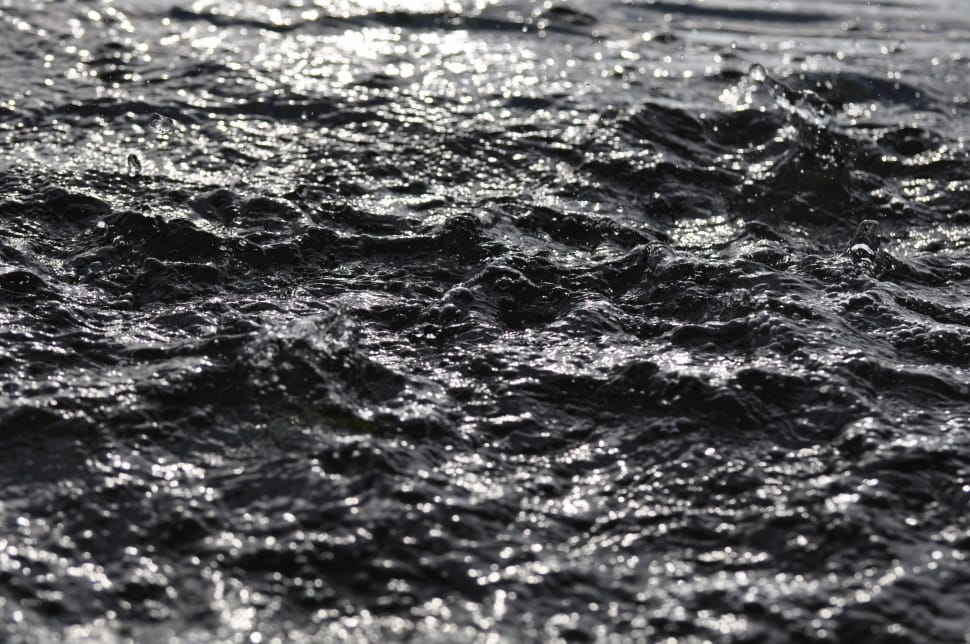
#> input picture media/images/choppy.jpg, 970 x 644 px; its folder holds only this picture in this run
$ python parse_image_to_wav.py ../../media/images/choppy.jpg   (older library calls are emulated)
#> lines starting #> are read from the running program, lines starting #| are printed output that depends on the picture
import struct
import numpy as np
import sys
import math
import hilbert
from scipy.io import wavfile
import skimage
from skimage import data, color, io, filters, util
from skimage.transform import rescale, resize
from matplotlib import pyplot as plt

samplerate = 44100.0
maxlength = 8 # in seconds

"""
what can we do to make this more interesting?

Traverse the picture in different ways
what other metadata can we get from a picture?

##### TODO:
add filters in xcode
write report
build web interface for impulse creator?

"""
def sectosam(sec):
    global samplerate
    return int(sec * samplerate)

def samtosec(sam):
    global samplerate
    return sam / samplerate

def showImage(im):
    io.imshow(im)
    plt.show()

maxp = int(math.log(sectosam(maxlength), 4))
max_square_side = math.sqrt(int(math.pow(4, maxp)))

file = sys.argv[1]
name = file[:-4]
fp = '../../media/images/' + file

def loadAndSmoothImage(fp):
    print("Smoothing image...")
    im = io.imread(fp, as_grey=True)
#> im: shape (644, 970) float64; min 0, max 1, mean 0.354
    im = filters.gaussian(im)
    im = im.astype(np.float32)
#> in checkForLength, `im = rescale(im, math.sqrt(1.0/float(how_many_times)), mode='constant')`:
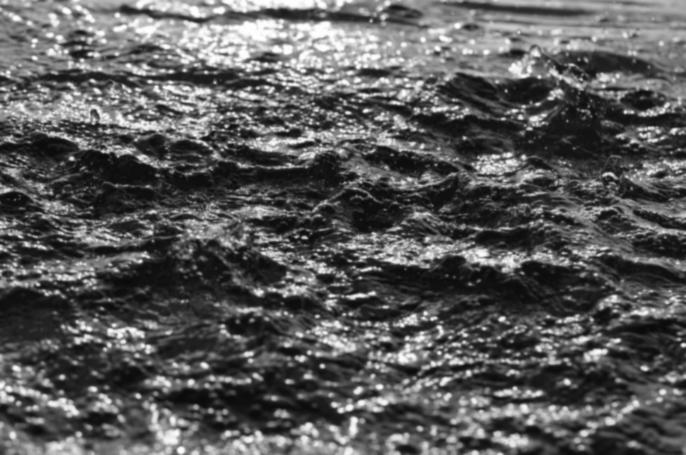
#> im: shape (455, 686) float32; min 0.0368, max 0.999, mean 0.354
    return im

def normalizeImage(im):
    print("Normalizing image...")
    peakIndexTuple = np.unravel_index(np.argmax(im), im.shape)
#> peakIndexTuple = (28, 319)
    xind = peakIndexTuple[0]
#> xind = 28
    yind = peakIndexTuple[1]
#> yind = 319
    max  = im [xind][yind]
#> max = 0.999
    im = (im * 2 / max) - 1
    im *= 0.866
    im = im.astype(np.float32)
    return im

# [11 lines left out: function checkPosNegBalance, not called in this run]

def checkForLength(im, hil=False):
    print("Checking if the image needs to be resized...")
    if(hil):
        print("Creating Hilbert appropriate image...")
        if(imgIsSquare(im)==False):
            im = makeImgSquare(im)
        if im.shape[0]>max_square_side:
            ratio = max_square_side/im.shape[0]
            im = rescale(im, ratio, mode='constant')
    else:
        total = im.shape[0] * im.shape[1] # currently the total samples
        length = samtosec(total)
        if length>maxlength:
            how_many_times = math.ceil(length/maxlength)
            im = rescale(im, math.sqrt(1.0/float(how_many_times)), mode='constant')
    return im


# [61 lines left out: functions applyRationalEnvDecay, applyExpEnvDecay, imgIsSquare, makeImgSquare, hilbertTraversal, not called in this run]


orig = loadAndSmoothImage(fp)
r = orig
r = checkForLength(r)

r = normalizeImage(r)
# [6 lines of commented-out code are left out]
"""

#probably the best combo so far

r = applyExpEnvDecay(r, 0)

r = applyRationalEnvDecay(r, 0.2)
"""
r = r.flatten()
# r = applyExpEnvDecay(r, 0)
#
# r = applyRationalEnvDecay(r, 0.2)
if (len(r.shape)==1):
    # duplicate channel
    r = np.array([r, r])
outpath = "../../media/IR/"+name+ ".wav"
# make the write stereo!
wavfile.write(outpath, int(samplerate), r.T)
print("Image parsed successfully!")

$ run again, on media/images/surface.jpg
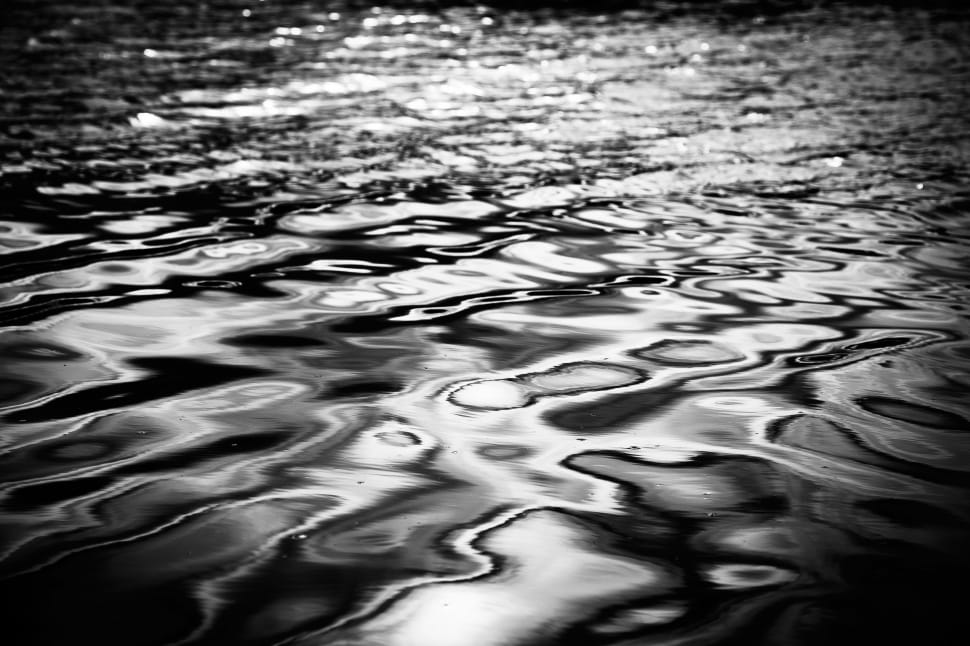
#> input picture media/images/surface.jpg, 970 x 646 px
#> in loadAndSmoothImage, im is the input picture: shape (646, 970) float64; min 0, max 1, mean 0.409
#> in checkForLength, `im = rescale(im, math.sqrt(1.0/float(how_many_times)), mode='constant')`:
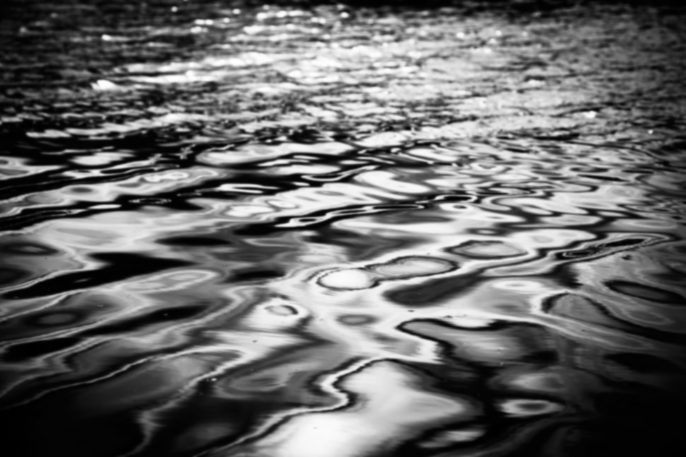
#> im: shape (457, 686) float32; min 0, max 0.999, mean 0.409
#> peakIndexTuple = (63, 331)
#> xind = 63
#> yind = 331
#> max = 0.999
